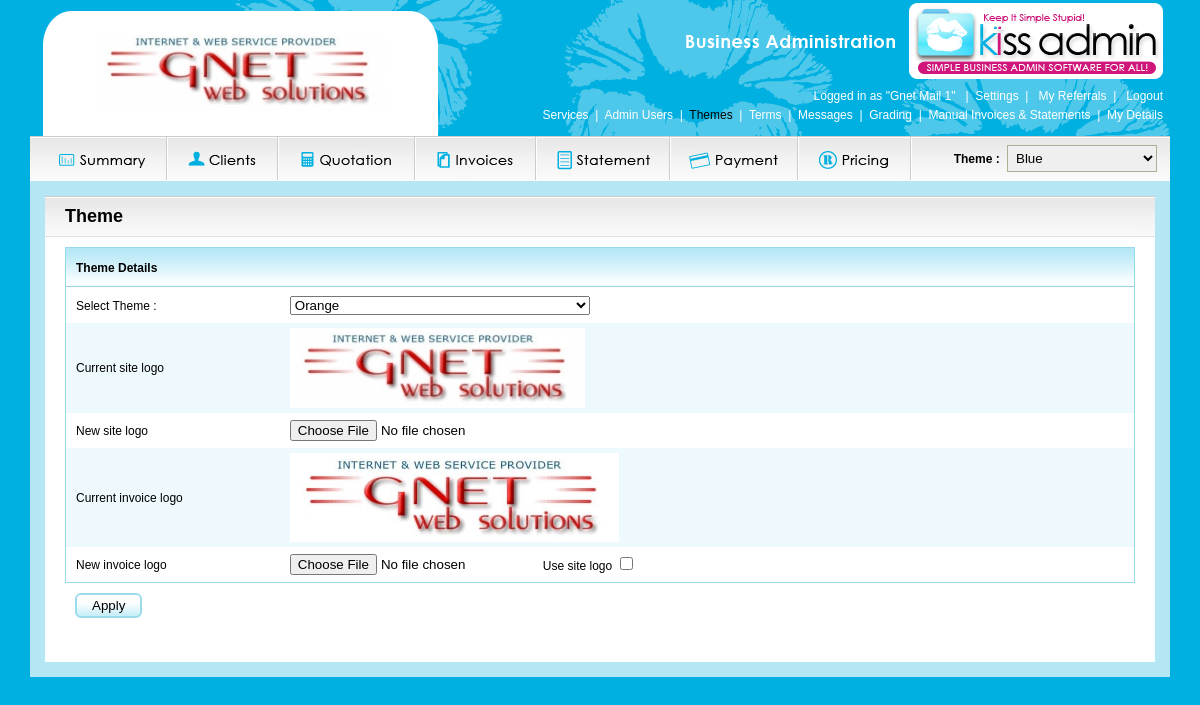
Page /themes.php (signed in) on the committed database.
### tables this page shows
CREATE TABLE IF NOT EXISTS `gma_company_theme` (
  `companyId` int(11) NOT NULL,
  `theme_id` int(11) NOT NULL,
  `site_logo` varchar(50) NOT NULL,
  `invoice_logo` varchar(50) NOT NULL,
  `invoice_status` int(1) NOT NULL DEFAULT '1',
  `head_bg` char(7) NOT NULL,
  `head_color` char(7) NOT NULL,
  UNIQUE KEY `theme_id` (`companyId`)
);

CREATE TABLE IF NOT EXISTS `gma_admins_permission` (
  `companyId` int(11) NOT NULL,
  `admins_id` int(1) NOT NULL,
  `module_id` int(11) NOT NULL,
  KEY `admins_id` (`admins_id`)
);

CREATE TABLE IF NOT EXISTS `gma_modules` (
  `id` int(11) NOT NULL AUTO_INCREMENT,
  `name` varchar(100) NOT NULL,
  `default` int(1) NOT NULL DEFAULT '1',
  `display` int(1) NOT NULL DEFAULT '1',
  `status` int(1) NOT NULL DEFAULT '1',
  `filename` varchar(200) NOT NULL,
  `class` varchar(15) NOT NULL,
  `order` int(11) NOT NULL,
  `menu` int(1) NOT NULL COMMENT '1 - Top, 2 - Main',
  `for_users` varchar(10) NOT NULL,
  PRIMARY KEY (`id`)
);

CREATE TABLE IF NOT EXISTS `gma_admin_details` (
  `userId` int(11) NOT NULL,
  `fullName` varchar(255) DEFAULT NULL,
  `theme_id` int(11) NOT NULL,
  UNIQUE KEY `userId` (`userId`)
);

CREATE TABLE IF NOT EXISTS `gma_theme` (
  `id` int(11) NOT NULL AUTO_INCREMENT,
  `name` varchar(250) NOT NULL,
  `theme` varchar(25) NOT NULL,
  `head_color` char(7) NOT NULL,
  `default` int(1) NOT NULL DEFAULT '1',
  PRIMARY KEY (`id`)
);

### functions.php (called while the page is built, shortened)
<?
$ses_userId = $_SESSION['ses_userId'];
$login_sql  = "SELECT * FROM gma_logins WHERE userId='$ses_userId'";
$login_rs   = mysql_query($login_sql);
if(mysql_num_rows($login_rs)>0)
{
    $login_row = mysql_fetch_assoc($login_rs);
    $_SESSION['ses_userId']     = $ses_userId     = $login_row['userId'];
    $_SESSION['ses_companyId']  = $ses_companyId  = $login_row['companyId'];
    $_SESSION['ses_userType']   = $ses_userType   = $login_row['userType'];
}
$theme_sql = "SELECT gma_company_theme.*,theme FROM gma_company_theme,gma_theme WHERE id=theme_id AND companyId='$ses_companyId'";
$theme_rs  = mysql_query($theme_sql);
$theme_row = mysql_fetch_assoc($theme_rs);
$company_theme_id = (isset($theme_row['theme_id'])) ? $theme_row['theme_id'] : $theme_row['id'];
$site_logo        = (isset($theme_row['site_logo']) && $theme_row['site_logo']!='') ? 'images/company/'.$theme_row['site_logo'] : 'images/logo.png';
$invoice_logo     = (isset($theme_row['invoice_logo']) && $theme_row['invoice_logo']!='') ? 'images/company/'.$theme_row['invoice_logo'] : $site_logo;
$invoice_status   = (isset($theme_row['invoice_status'])) ? $theme_row['invoice_status'] : 0;
if($ses_userType!='user') {
    $theme_sql = "SELECT * FROM gma_admin_details,gma_theme WHERE id=theme_id AND userId='$ses_userId'";
    $theme_rs  = mysql_query($theme_sql);
    $theme_row = mysql_fetch_assoc($theme_rs);
    $user_theme_id = (isset($theme_row['theme_id'])) ? $theme_row['theme_id'] : 0;
}
$theme_rows = array();
$theme_sql = "SELECT * FROM gma_theme WHERE 1 ORDER BY name ASC";
$theme_rs  = mysql_query($theme_sql);
while ($theme_row = mysql_fetch_assoc($theme_rs)) {
	   $theme_rows[$theme_row['id']] = $theme_row;
}
?>

### themes.php (the view, shortened to what this page needs)
<?php
include("header.php");
$company_theme_sql = "SELECT * FROM gma_company_theme WHERE `companyId`='$ses_companyId'";
$company_theme_rs  = mysql_query($company_theme_sql);
$company_theme_row = mysql_fetch_assoc($company_theme_rs);
$page_title = 'Theme';
include('sub_header.php');
?>
<form name="userForm" id="userForm" method="post" action="" enctype="multipart/form-data">
<table width="100%" class="list addedit" cellpadding="0" cellspacing="0">
    <tr><th colspan="3">Theme Details</th></tr>
    <tr class="<?=(($row_flag++)%2==1 ? '' : 'altrow')?>">
        <td width="20%">Select Theme&nbsp;:&nbsp;</td>
        <td>
            <select class="inputbox_green" style="width:300px;" name="theme_id" id="theme_id">
                <? foreach ($theme_rows as $theme_id=>$theme_row) { ?>
                    <option value="<?=$theme_id?>" <?=($company_theme_id==$theme_id ? 'selected' : '')?>><?=$theme_row['name']?></option>
                <? } ?>
            </select>
        </td>
    </tr>
    <? if($company_theme_row['site_logo']!='') { ?>
    <tr class="<?=(($row_flag++)%2==1 ? '' : 'altrow')?>">
        <td>Current site logo</td>
        <td><img src="<?=$site_logo?>"></td>
    </tr>
    <? } ?>
    <tr class="<?=(($row_flag++)%2==1 ? '' : 'altrow')?>">
        <td><? if($site_logo!='') { ?>New <? } ?>site logo</td>
        <td><input type="file" name="site_logo" id="site_logo" class="fleft file_size"></td>
    </tr>
    <? if($company_theme_row['invoice_logo']!='') { ?>
    <tr class="<?=(($row_flag++)%2==1 ? '' : 'altrow')?>">
        <td>Current invoice logo</td>
        <td><img src="<?=$invoice_logo?>"></td>
    </tr>
    <? } ?>
    <tr class="<?=(($row_flag++)%2==1 ? '' : 'altrow')?>">
        <td><? if($invoice_logo!='') { ?>New <? } ?>invoice logo</td>
        <td>
            <input type="file" name="invoice_logo" id="invoice_logo" class="fleft file_size">
            <div class="fleft">Use site logo&nbsp;<input type="checkbox" name="invoice_status" id="invoice_status" value="1" <?=($invoice_status==1 ? 'checked' : '')?>></div>
        </td>
    </tr>
</table>
<div class="addedit_btn"><input type="submit" name="sbmt" id="sbmt" value="Apply" class="btn_style" /></div>
</form>
<?php include("footer.php");  ?>

### header.php (shortened to what this page needs)
<?php
include("functions.php");
$filename = basename($_SERVER['SCRIPT_NAME']);
$pages    = $settings_menu = $top_menu = $main_menu = $module_ids = array();
$settings_menu_active = false;
if(isset($_SESSION['ses_userId']) && $_SESSION['ses_userId']>0) {
    $admins_id  = 5;
    $admins_sql = "SELECT * FROM gma_admins WHERE type='$ses_userType'";
    $admins_rs  = mysql_query($admins_sql);
    if(mysql_num_rows($admins_rs)==1) {
        $admins_row = mysql_fetch_assoc($admins_rs);
        $admins_id  = $admins_row['id'];
    }
    $module_sql = "SELECT * FROM gma_admins_permission AS AP, gma_company_module AS CM, gma_modules AS MO WHERE AP.companyId=CM.companyId AND AP.module_id=CM.module_id AND AP.module_id=MO.id AND AP.admins_id=$admins_id AND CM.companyId=$ses_companyId AND CM.status=1";
    $module_settings_sql = "$module_sql AND menu=1 ORDER BY `order` ASC";
    $module_settings_rs  = mysql_query($module_settings_sql);
    while ($module_settings_row = mysql_fetch_assoc($module_settings_rs)) {
        if($module_settings_row['filename']==$filename) {
            $module_settings_row['class'] = 'selected';
            $settings_menu_active = true;
        }
    	   $settings_menu[] = $module_settings_row;
    }
    $module_main_sql = "$module_sql AND menu=2 ORDER BY `order` ASC";
    $module_main_rs  = mysql_query($module_main_sql);
    while ($module_main_row = mysql_fetch_assoc($module_main_rs)) {
    	   $main_menu[]  = $module_main_row;
    }
    $module_top_sql = "$module_sql AND menu=3 ORDER BY `order` ASC";
    $module_top_rs  = mysql_query($module_top_sql);
    while ($module_top_row = mysql_fetch_assoc($module_top_rs)) {
    	   $top_menu[]   = $module_top_row;
    }
}
$row_flag = 1;
?>
<!DOCTYPE html PUBLIC "-//W3C//DTD XHTML 1.0 Transitional//EN" "http://www.w3.org/TR/xhtml1/DTD/xhtml1-transitional.dtd">
<html xmlns="http://www.w3.org/1999/xhtml">
<head>
    <link id="style_link" href="style.php" rel="stylesheet" type="text/css" />
    <link rel="stylesheet" href="css/thickbox.css" type="text/css" media="screen" />
    <link rel="stylesheet" href="js/ui/themes/smoothness/ui.all.css" type="text/css" media="screen" />
    <link rel="stylesheet" href="css/jquery.alerts.css" type="text/css" media="screen" />
</head>
<body>
<div id="wrapper">
    <div id="head">
        <div id="head_left">
            <div class="head_left"></div>
            <div class="logo"><img src="<?=$site_logo?>" align="center"></div>
            <div class="head_right"></div>
        </div>
        <div id="head_right">
            <img src="images/KISSAdmin_logo.png" align="right">
            <div class="right_links">
                <div class="login">
                    Logged in as "<?=$_SESSION['displayName']?>"&nbsp;&nbsp;&nbsp;|&nbsp;
                    <? if(count($settings_menu)>0) { ?>
                        <a href="javascript:void(0);" onclick="settingsTab();">Settings</a>&nbsp;&nbsp;|&nbsp;&nbsp;
                    <? } ?>
                    <? if(count($top_menu)>0) { ?>
                        <? foreach ($top_menu as $key=>$menu) { ?>
                            <a href="<?=$menu['filename']?>" title="<?=$menu['name']?>" class="<?=$menu['class']?>"><?=$menu['name']?></a>&nbsp;&nbsp;|&nbsp;&nbsp;
                        <? } ?>
                    <? } ?>
                    <a href="index.php?logoff=signout">Logout</a>
                </div>
                <? if(count($settings_menu)>0) { ?>
                    <div class="submenu" id="settings" <?=($settings_menu_active ? "style='display:block'" : '')?>>
                    <? foreach ($settings_menu as $key=>$menu) { ?>
                        <? if($key!=0) { ?> &nbsp;|&nbsp; <? } ?>
                        <a href="<?=$menu['filename']?>" title="<?=$menu['name']?>" class="<?=$menu['class']?>"><?=$menu['name']?></a>
                    <? } ?>
                    </div>
                <? } ?>
            </div>
        </div>
    </div>
    <div id="top_buttons">
        <ul id="menu">
            <? foreach ($main_menu as $key=>$menu) { ?>
                <li><a href="<?=$menu['filename']?>" class="<?=$menu['class']?>"></a>
                </li>
            <? } ?>
            <? if($ses_userType!='user') { ?>
                <li class="theme_sel">
                    Theme :
                    <select class="selectbox" name="user_theme_id" id="user_theme_id" style="width:150px" onchange="changeTheme(this.value)">
                        <? foreach ($theme_rows as $theme_id=>$theme_row) { ?>
                            <option value="<?=$theme_id?>" <?=($user_theme_id==$theme_id ? 'selected' : '')?>><?=$theme_row['name']?></option>
                        <? } ?>
                    </select>
                </li>
            <? } ?>
        </ul>
    </div>
    <div id="maincontent">

### sub_header.php (shortened to what this page needs)
<div id="subcontent">
    <div class="page_header">
        <div class="fleft padding_top">
            <h2 class=""><?=$page_title?></h2>
        </div>
    </div>
    <div class="contents">

### footer.php
    </div>
    <div style="clear:both;padding-bottom:10px;">&nbsp;</div>
</body>
</html>

### rows in the picture
gma_company_theme: site_logo (picture), theme_id "Orange", invoice_logo (picture)
gma_admins_permission: gma_modules.name "My Referrals"
gma_admins_permission: gma_modules.name "Services"
gma_admins_permission: gma_modules.name "Admin Users"
gma_admins_permission: gma_modules.name "Themes"
gma_admins_permission: gma_modules.name "Terms"
gma_admins_permission: gma_modules.name "Messages"
gma_admins_permission: gma_modules.name "Grading"
gma_admins_permission: gma_modules.name "Manual Invoices & Statements"
gma_admins_permission: gma_modules.name "My Details"
gma_admins_permission: shows a picture
gma_admins_permission: shows a picture
gma_admins_permission: shows a picture
gma_admins_permission: shows a picture
gma_admins_permission: shows a picture
gma_admins_permission: shows a picture
gma_admins_permission: shows a picture
gma_admin_details: user_theme_id "Blue"

### other values in the picture
$_SESSION['displayName'] "Gnet Mail 1"
$page_title "Theme"
